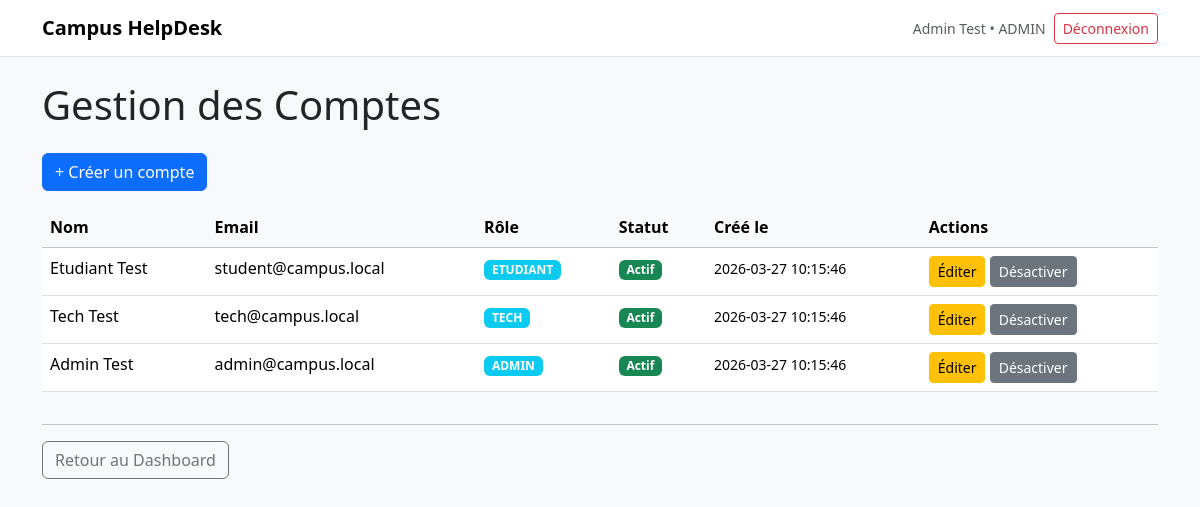
The app's page /public/index.php?route=admin-users (signed in) with its own data.
### tables this page shows
CREATE TABLE utilisateurs (
  id INT AUTO_INCREMENT PRIMARY KEY,
  nom VARCHAR(100) NOT NULL,
  email VARCHAR(150) NOT NULL UNIQUE,
  mdp_hash VARCHAR(255) NOT NULL,
  role ENUM('ETUDIANT','TECH','ADMIN') NOT NULL DEFAULT 'ETUDIANT',
  actif TINYINT(1) NOT NULL DEFAULT 1,
  created_at DATETIME NOT NULL DEFAULT CURRENT_TIMESTAMP
);

### app/core/View.php (called while the page is built, shortened)
<?php
class View {
  public static function render($view, $data = array()) {
    require __DIR__ . '/../views/layouts/main.php';
  }
}

### app/controllers/AdminController.php (called while the page is built, shortened)
<?php
require_once __DIR__ . '/../core/Auth.php';
require_once __DIR__ . '/../core/View.php';
require_once __DIR__ . '/../models/UserModel.php';
class AdminController {
  public function users() {
    $users = [];
    try {
      $users = (new UserModel())->all();
    } catch (Exception $e) {
      $users = [];
    }
    View::render('admin/users', ['title' => 'Gestion des Comptes', 'users' => $users]);
  }
}

### public/index.php (called while the page is built, shortened)
<?php
require_once __DIR__ . '/../app/controllers/AdminController.php';
$route = isset($_GET['route']) ? $_GET['route'] : '';
Router::dispatch($route);

### app/core/Auth.php (called while the page is built, shortened)
<?php
class Auth {
  public static function user() {
    return isset($_SESSION['user']) ? $_SESSION['user'] : null;
  }
}

### app/core/Database.php (called while the page is built)
<?php
class Database {
  private static $pdo = null;
  public static function pdo() {
    if (self::$pdo === null) {
      $dsn = 'mysql:host=127.0.0.1;dbname=campus_helpdesk;charset=utf8mb4';
      self::$pdo = new PDO($dsn, 'root', 'root', array(
        PDO::ATTR_ERRMODE => PDO::ERRMODE_EXCEPTION,
        PDO::ATTR_DEFAULT_FETCH_MODE => PDO::FETCH_ASSOC,
        PDO::ATTR_EMULATE_PREPARES => false,
      ));
    }
    return self::$pdo;
  }
}

### app/models/UserModel.php (called while the page is built, shortened)
<?php
require_once __DIR__ . '/../core/Database.php';
class UserModel {
  public function all() {
    $stmt = Database::pdo()->prepare(
      'SELECT id, nom, email, role, actif, created_at FROM utilisateurs ORDER BY created_at DESC'
    );
    $stmt->execute();
    return $stmt->fetchAll();
  }
}

### app/views/admin/users.php (the view)
<h1 class="mb-4">Gestion des Comptes</h1>
<div class="mb-3">
  <a href="index.php?route=admin-user-create" class="btn btn-primary">+ Créer un compte</a>
</div>
<div class="table-responsive">
  <table class="table table-hover">
    <thead class="table-light">
      <tr>
        <th>Nom</th>
        <th>Email</th>
        <th>Rôle</th>
        <th>Statut</th>
        <th>Créé le</th>
        <th>Actions</th>
      </tr>
    </thead>
    <tbody>
      <?php if (empty($users)): ?>
        <tr>
          <td colspan="6" class="text-center text-muted">Aucun compte trouvé.</td>
        </tr>
      <?php else: ?>
        <?php foreach ($users as $user): ?>
          <tr>
            <td><?php echo htmlspecialchars($user['nom']); ?></td>
            <td><?php echo htmlspecialchars($user['email']); ?></td>
            <td>
              <span class="badge bg-info"><?php echo htmlspecialchars($user['role']); ?></span>
            </td>
            <td>
              <?php if ($user['actif']): ?>
                <span class="badge bg-success">Actif</span>
              <?php else: ?>
                <span class="badge bg-danger">Inactif</span>
              <?php endif; ?>
            </td>
            <td>
              <small><?php echo htmlspecialchars($user['created_at']); ?></small>
            </td>
            <td>
              <a href="index.php?route=admin-user-edit&id=<?php echo intval($user['id']); ?>" class="btn btn-sm btn-warning">Éditer</a>
              <a href="index.php?route=admin-user-toggle&id=<?php echo intval($user['id']); ?>" class="btn btn-sm btn-secondary">
                <?php echo $user['actif'] ? 'Désactiver' : 'Activer'; ?>
              </a>
            </td>
          </tr>
        <?php endforeach; ?>
      <?php endif; ?>
    </tbody>
  </table>
</div>
<hr>
<a href="index.php?route=dashboard" class="btn btn-outline-secondary">Retour au Dashboard</a>

### app/views/partials/navbar.php (shortened to what this page needs)
<?php
require_once __DIR__ . '/../../core/Auth.php';
$u = Auth::user();
?>
<nav class="navbar navbar-expand-lg bg-white border-bottom">
  <div class="container">
    <a class="navbar-brand fw-bold" href="index.php">Campus HelpDesk</a>
    <div class="ms-auto d-flex align-items-center gap-2">
      <span class="text-muted small">
        <?php if ($u): ?>
          <?php echo htmlspecialchars($u['nom']); ?> • <?php echo htmlspecialchars($u['role']); ?>
        <?php else: ?>
          Non connecté
        <?php endif; ?>
      </span>
      <?php if ($u): ?>
        <a class="btn btn-sm btn-outline-danger" href="index.php?route=logout">Déconnexion</a>
      <?php else: ?>
        <a class="btn btn-sm btn-primary" href="index.php?route=login">Connexion</a>
      <?php endif; ?>
    </div>
  </div>
</nav>

### public/assets/css/style.css (style rules this page uses)
:root { --radius: 16px; }
.navbar { position: sticky; top: 0; z-index: 10; }

### records on screen
utilisateurs: nom "Admin Test", role "ADMIN", email "admin@campus.local", actif "Actif", created_at "2026-03-27 10:15:46"
utilisateurs: nom "Etudiant Test", email "student@campus.local", role "ETUDIANT", actif "Actif", created_at "2026-03-27 10:15:46"
utilisateurs: nom "Tech Test", email "tech@campus.local", role "TECH", actif "Actif", created_at "2026-03-27 10:15:46"
